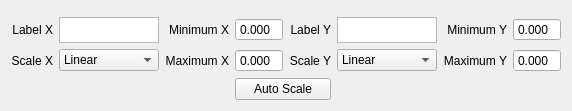
          <widget class="QWidget" name="group_delay">
           <attribute name="title">
            <string>Group Delay</string>
           </attribute>
           <layout class="QGridLayout" name="gridLayout_6">
            <item row="0" column="0" colspan="8">
             <widget class="QStackedWidget" name="plot_4">
              <widget class="QWidget" name="page_8"/>
              <widget class="QWidget" name="page_9"/>
             </widget>
            </item>
            <item row="1" column="0">
             <widget class="QLabel" name="label_28">
              <property name="text">
               <string>Label X</string>
              </property>
              <property name="alignment">
               <set>Qt::AlignRight|Qt::AlignTrailing|Qt::AlignVCenter</set>
              </property>
             </widget>
            </item>
            <item row="1" column="1">
             <widget class="QTextEdit" name="label_x_4">
              <property name="maximumSize">
               <size>
                <width>100</width>
                <height>26</height>
               </size>
              </property>
             </widget>
            </item>
            <item row="1" column="2">
             <widget class="QLabel" name="label_26">
              <property name="text">
               <string>Minimum X</string>
              </property>
              <property name="alignment">
               <set>Qt::AlignRight|Qt::AlignTrailing|Qt::AlignVCenter</set>
              </property>
             </widget>
            </item>
            <item row="1" column="3">
             <widget class="QDoubleSpinBox" name="min_x_4">
              <property name="buttonSymbols">
               <enum>QAbstractSpinBox::NoButtons</enum>
              </property>
              <property name="suffix">
               <string/>
              </property>
              <property name="decimals">
               <number>3</number>
              </property>
             </widget>
            </item>
            <item row="1" column="4">
             <widget class="QLabel" name="label_25">
              <property name="text">
               <string>Label Y</string>
              </property>
              <property name="alignment">
               <set>Qt::AlignRight|Qt::AlignTrailing|Qt::AlignVCenter</set>
              </property>
             </widget>
            </item>
            <item row="1" column="5">
             <widget class="QTextEdit" name="label_y_4">
              <property name="maximumSize">
               <size>
                <width>100</width>
                <height>26</height>
               </size>
              </property>
             </widget>
            </item>
            <item row="1" column="6">
             <widget class="QLabel" name="label_31">
              <property name="text">
               <string>Minimum Y</string>
              </property>
              <property name="alignment">
               <set>Qt::AlignRight|Qt::AlignTrailing|Qt::AlignVCenter</set>
              </property>
             </widget>
            </item>
            <item row="1" column="7">
             <widget class="QDoubleSpinBox" name="min_y_4">
              <property name="buttonSymbols">
               <enum>QAbstractSpinBox::NoButtons</enum>
              </property>
              <property name="suffix">
               <string/>
              </property>
              <property name="decimals">
               <number>3</number>
              </property>
             </widget>
            </item>
            <item row="2" column="0">
             <widget class="QLabel" name="label_27">
              <property name="text">
               <string>Scale X</string>
              </property>
              <property name="alignment">
               <set>Qt::AlignRight|Qt::AlignTrailing|Qt::AlignVCenter</set>
              </property>
             </widget>
            </item>
            <item row="2" column="1">
             <widget class="QComboBox" name="scale_x_4">
              <property name="maximumSize">
               <size>
                <width>100</width>
                <height>16777215</height>
               </size>
              </property>
              <item>
               <property name="text">
                <string>Linear</string>
               </property>
              </item>
              <item>
               <property name="text">
                <string>Logarithmic</string>
               </property>
              </item>
             </widget>
            </item>
            <item row="2" column="2">
             <widget class="QLabel" name="label_32">
              <property name="text">
               <string>Maximum X</string>
              </property>
              <property name="alignment">
               <set>Qt::AlignRight|Qt::AlignTrailing|Qt::AlignVCenter</set>
              </property>
             </widget>
            </item>
            <item row="2" column="3">
             <widget class="QDoubleSpinBox" name="max_x_4">
              <property name="buttonSymbols">
               <enum>QAbstractSpinBox::NoButtons</enum>
              </property>
              <property name="suffix">
               <string/>
              </property>
              <property name="decimals">
               <number>3</number>
              </property>
             </widget>
            </item>
            <item row="2" column="4">
             <widget class="QLabel" name="label_30">
              <property name="text">
               <string>Scale Y</string>
              </property>
              <property name="alignment">
               <set>Qt::AlignRight|Qt::AlignTrailing|Qt::AlignVCenter</set>
              </property>
             </widget>
            </item>
            <item row="2" column="5">
             <widget class="QComboBox" name="scale_y_4">
              <property name="maximumSize">
               <size>
                <width>100</width>
                <height>16777215</height>
               </size>
              </property>
              <item>
               <property name="text">
                <string>Linear</string>
               </property>
              </item>
              <item>
               <property name="text">
                <string>Logarithmic</string>
               </property>
              </item>
             </widget>
            </item>
            <item row="2" column="6">
             <widget class="QLabel" name="label_29">
              <property name="text">
               <string>Maximum Y</string>
              </property>
              <property name="alignment">
               <set>Qt::AlignRight|Qt::AlignTrailing|Qt::AlignVCenter</set>
              </property>
             </widget>
            </item>
            <item row="2" column="7">
             <widget class="QDoubleSpinBox" name="max_y_4">
              <property name="buttonSymbols">
               <enum>QAbstractSpinBox::NoButtons</enum>
              </property>
              <property name="suffix">
               <string/>
              </property>
              <property name="decimals">
               <number>3</number>
              </property>
             </widget>
            </item>
            <item row="3" column="3" colspan="2">
             <widget class="QPushButton" name="auto_scale_4">
              <property name="text">
               <string>Auto Scale</string>
              </property>
             </widget>
            </item>
           </layout>
          </widget>
